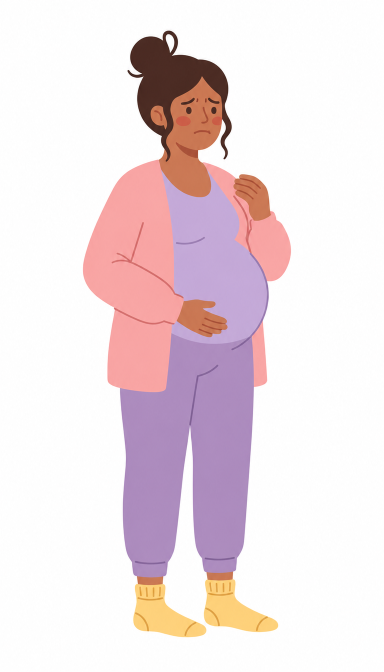
#> input picture characters/mum2/refs/images/b_lift1_0.png, 768 x 1344 px (shown at 1/2 size)
$ python -i measure_ref.py   (imports and definitions only)
#> lines starting #> are read from the running program, lines starting #| are printed output that depends on the picture; after the words box and inside, x2 and y2 are one past the last pixel; in counts of white or black regions, pixels touching at a corner belong together
### tools/segment.py
"""Shared segmentation: colour-classify figure pixels into material tokens.
Used by measure_ref.py (reference) and metrics.py (renders) so both are measured the same way."""
import numpy as np
from PIL import Image
from skimage import color

# Semantic seeds: rough descriptions of each material, used only to NAME k-means clusters.
SEEDS = {
    'garment':       '#c8aae8',  # lilac top + joggers
    'garmentShade':  '#b494dc',
    'cardigan':      '#ffb8c4',  # pink cardigan
    'cardiganShade': '#fa9aae',
    'skin':          '#d4805a',
    'skinShade':     '#c86c48',
    'skinLine':      '#bc5e37',  # crease/line core (derived separately, see measure_ref.derive_palette)
    'hair':          '#643828',
    'hairShade':     '#4c2818',
    'accent':        '#ffe078',  # yellow socks
    'accentShade':   '#f8c848',
    'line':          '#100404',  # eyes
    'mouth':         '#803018',
    'cheek':         '#e47258',
}
MATERIAL = {  # token -> material group
    'garment': 'garment', 'garmentShade': 'garment',
    'cardigan': 'cardigan', 'cardiganShade': 'cardigan',
    'skin': 'skin', 'skinShade': 'skin', 'skinLine': 'skin', 'cheek': 'skin',
    'hair': 'hair', 'hairShade': 'hair',
    'accent': 'sock', 'accentShade': 'sock',
    'line': 'feature', 'mouth': 'feature',
}

def hex2rgb(h):
    h = h.lstrip('#'); return np.array([int(h[i:i+2], 16) for i in (0, 2, 4)]) / 255.0

def rgb2hex(c):
    c = np.clip(np.round(np.asarray(c) * 255), 0, 255).astype(int); return '#%02x%02x%02x' % tuple(c)

def load(path):
    im = Image.open(path).convert('RGBA')
    a = np.asarray(im).astype(float) / 255.0
    rgb = a[..., :3] * a[..., 3:4] + (1 - a[..., 3:4])  # composite on white
    return rgb

def figure_mask(rgb, thr=0.07):
#> called with thr = 0.07
    from scipy import ndimage as ndi
    m = np.max(1 - rgb, axis=2) > thr
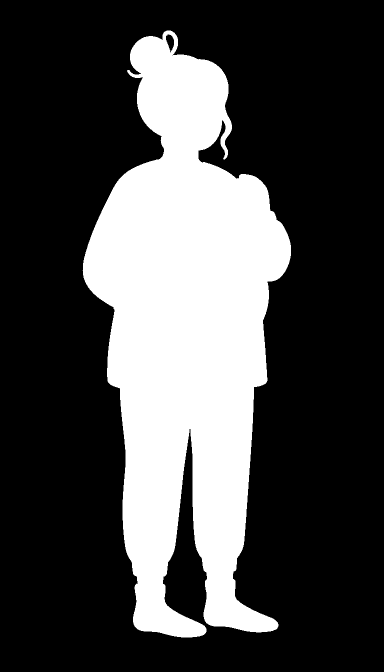
#> m: shape (1344, 768) bool (shown at 1/2 size); 28% white; 2 white regions (1 under 20 px), largest, box (x1, y1, x2, y2) and area: (165, 61, 582, 1275) 289046
    m = ndi.binary_opening(m, iterations=1)
#> m: shape (1344, 768) bool; 28% white; 1 white region, box (x1, y1, x2, y2) and area: (165, 61, 582, 1275) 289043
    lab, n = ndi.label(m)
#> n = 1
    if n == 0: return m
    sizes = ndi.sum(m, lab, range(1, n + 1))
#> sizes = [289043]
    keep = np.zeros(n + 1, bool); keep[1:] = sizes > 0.002 * m.sum()
#> after `keep = np.zeros(n + 1, bool)`: keep = [False, False]
    m = keep[lab]
    return ndi.binary_fill_holes(m)
#> returned value: shape (1344, 768) bool; 28% white; 1 white region, box (x1, y1, x2, y2) and area: (165, 61, 582, 1275) 289404

def classify(rgb, mask, palette, max_de=14.0):
    """Label each figure pixel with nearest palette token (CIEDE2000-ish via Lab euclid); far pixels -> 'edge'."""
    lab = color.rgb2lab(rgb)
    names = list(palette.keys())
    cols = color.rgb2lab(np.array([[hex2rgb(palette[n]) for n in names]]))[0]
    px = lab[mask]
    d = np.linalg.norm(px[:, None, :] - cols[None, :, :], axis=2)
    j = d.argmin(1); dm = d.min(1)
    out = np.full(mask.shape, -1, int)
    lbl = np.where(dm < max_de, j, -2)
    out[mask] = lbl
    return out, names

def token_mask(labels, names, *tokens):
    idx = [names.index(t) for t in tokens if t in names]
    return np.isin(labels, idx)

def group_mask(labels, names, group):
    return token_mask(labels, names, *[t for t, g in MATERIAL.items() if g == group])

### tools/measure_ref.py
#!/usr/bin/env python3
"""Measure a character image (the reference, or a render) from its pixels.

Usage:
  python3 tools/measure_ref.py                       # reference -> ref/measurements.json + ref/annotated.png
  python3 tools/measure_ref.py IMG OUT.json [ANNOT]  # any image, measured with the reference palette

The same landmark rules run on the reference and on renders, so landmark error compares like with like.
All landmark rules are colour/silhouette based; see LANDMARK_RULES below.
"""
import json, sys, os
import numpy as np
from scipy import ndimage as ndi
from skimage import color
from sklearn.cluster import KMeans
from segment import load, figure_mask, classify, token_mask, group_mask, SEEDS, hex2rgb, rgb2hex

ROOT = os.path.dirname(os.path.dirname(os.path.abspath(__file__)))
REF = os.path.join(ROOT, 'characters/mum/ref/reference.png')

LANDMARK_RULES = {
    'crown': 'topmost figure pixel (top of bun)',
    'skullTop': 'topmost hair pixel in the column midway between the eyes',
    'chin': 'first row below the mouth where the face front edge reaches the neck front edge',
    'eyeNear/eyeFar': 'centroids of the two largest eye-dark blobs (near = screen-left)',
    'mouth': 'centroid of the mouth blob',
    'nose': 'centroid of the skin-shade blob between eyes and mouth',
    'cheekNear/cheekFar': 'centroids of the blush blobs',
    'ear': 'centroid of the small skin blob left of the face',
    'neckBack/neckFront': 'skin edges 0.15H below the chin',
    'neckline': 'lowest pixel of the face/neck/chest skin region',
    'shoulderNear/Far': 'topmost cardigan pixel left/right of the neck',
    'armNearOuter/armFarOuter': 'extreme left/right figure pixel between shoulder and seat',
    'bustApex': 'rightmost torso-garment pixel between neckline and under-bust',
    'underBust': 'lowest pixel of the far under-bust shade arc',
    'bellyApex': 'rightmost torso-garment pixel below the under-bust',
    'bellyBottom': 'lowest pixel of the torso-garment region (top/belly)',
    'handNear/handFar': 'centroids of the hand skin regions (near = lower hand)',
    'kneeFar': 'rightmost leg-garment pixel above the shins',
    'shinGap': 'apex of the background gap between the shins (front-bottom of near knee)',
    'seat': 'midpoint of the bottom 3 rows of leg garment left of the near shin (seat line)',
    'cardiganHem': 'lowest cardigan pixel',
    'cuffNear/cuffFar': 'lowest garment pixel at each shin centre',
    'sockTopNear/Far': 'topmost sock pixel at each sock centre',
    'toeNear/toeFar': 'rightmost sock pixel of each sock',
    'heelNear/heelFar': 'leftmost sock pixel in the bottom 35% of each sock',
    'ground': 'midpoint of the lowest figure row',
}


def derive_palette(rgb, mask, k=16):
#> called with k = 16
    lab = color.rgb2lab(rgb)
#> lab: shape (1344, 768, 3) float64; mean of channels 0, 1, 2 90.1, 6.4, 0.2
    px = lab[mask]
    rng = np.random.default_rng(0)
    idx = rng.choice(len(px), min(60000, len(px)), replace=False)
    km = KMeans(k, n_init=4, random_state=0).fit(px[idx])
    counts = np.bincount(km.predict(px), minlength=k)
#> counts = [97223, 74890, 532, 27046, 15881, 41582, 1219, 2120, 2624, 380, 20240, 1488, 1608, 1353, 420, 798]
    centers = km.cluster_centers_
#> centers = 16 rows, first 8: [62.59, 21.71, -21.38], [75.62, 30.67, 13.18], [35.4, 13.52, 13.2], [58.66, 28.41, 33.3], [85.79, 5.56, 48.32], [72.83, 18.25, -19.75], [95.54, 2.06, 2.7], [59.44, 38.74, 18.76]
    seeds = {n: color.rgb2lab(hex2rgb(h)[None, None, :])[0, 0] for n, h in SEEDS.items()}
    pal = {}
    for name, s in seeds.items():
        d = np.linalg.norm(centers - s, axis=1)
        j = int(d.argmin())
        pal[name] = rgb2hex(np.clip(color.lab2rgb(centers[j][None, None, :])[0, 0], 0, 1))
#> this loop made 14 passes
#> (j, c in rgb2hex) on passes 1 to 12: (5, [196, 169, 215]), (0, [172, 139, 190]), (1, [248, 164, 164]), (1, [248, 164, 164]), (3, [202, 120, 84]), (3, [202, 120, 84]), (8, [180, 87, 62]), (2, [110, 75, 63]), (10, [75, 43, 35]), (4, [253, 208, 122]), (11, [226, 165, 73]), (10, [75, 43, 35])
#> after the loop, pal = 14 items
    # small features (cheek, mouth, eyes) are too small for k-means: take the median of pixels nearest the seed
    seed_arr = np.array(list(seeds.values())); seed_names = list(seeds.keys())
    dall = np.linalg.norm(px[:, None, :] - seed_arr[None], axis=2)
    nearest = dall.argmin(1)
    for name in ('cheek', 'mouth', 'line'):
        j = seed_names.index(name)
        near = px[(nearest == j) & (dall[:, j] < 15)]
        if len(near) > 30:
            pal[name] = rgb2hex(np.clip(color.lab2rgb(np.median(near, 0)[None, None, :])[0, 0], 0, 1))
#> this loop made 3 passes
#> c in rgb2hex on passes 1 to 2: [203, 93, 72], [159, 73, 51]
    # skinLine: core colour of thin skin line-work (finger creases, nose): darkest tenth of skin-shade pixels (stroke cores, not anti-aliased rims)
    j = seed_names.index('skinShade')
    sh = px[(nearest == j) & (dall[:, j] < 15)]
#> sh = 1970 rows, first 8: [50.88, 25.42, 29.53], [53.46, 27.28, 29.66], [48.44, 24.04, 29.06], [50.62, 23.36, 27.95], [56.84, 30.28, 33.2], [50.4, 25.22, 28.3], [49.24, 24.08, 27.83], [47.7, 24.31, 28.08]
    core = sh[sh[:, 0] <= np.percentile(sh[:, 0], 10)]
#> core = 197 rows, first 8: [50.88, 25.42, 29.53], [48.44, 24.04, 29.06], [50.62, 23.36, 27.95], [50.4, 25.22, 28.3], [49.24, 24.08, 27.83], [47.7, 24.31, 28.08], [48.75, 25.12, 27.8], [49.52, 25, 27.68]
    pal['skinLine'] = rgb2hex(np.clip(color.lab2rgb(np.median(core, 0)[None, None, :])[0, 0], 0, 1))
    return pal, {rgb2hex(np.clip(color.lab2rgb(c[None, None, :])[0, 0], 0, 1)): int(n) for c, n in zip(centers, counts)}


def comps(m, min_area=30):
    lab, n = ndi.label(m)
    out = []
    for i in range(1, n + 1):
        ys, xs = np.nonzero(lab == i)
        if len(ys) < min_area:
            continue
        out.append(dict(area=len(ys), x0=int(xs.min()), x1=int(xs.max()), y0=int(ys.min()), y1=int(ys.max()),
                        cx=float(xs.mean()), cy=float(ys.mean()), mask=(lab == i)))
    out.sort(key=lambda c: -c['area'])
    return out


def pt(x, y):
    return [round(float(x), 1), round(float(y), 1)]


def measure(path, palette=None):
    rgb = load(path)
    fig = figure_mask(rgb)
    pal_counts = None
    if palette is None:
        palette, pal_counts = derive_palette(rgb, fig)
#> palette = 14 items; pal_counts = 16 items
    L, names = classify(rgb, fig, palette)
#> in classify, `names = list(palette.keys())`: names = ['garment', 'garmentShade', 'cardigan', 'cardiganShade', 'skin', 'skinShade', 'skinLine', 'hair', 'hairShade', 'accent', 'accentShade', 'line', 'mouth', 'cheek']
#> in classify, `cols = color.rgb2lab(np.array([[hex2rgb(palette[n]) for n in names]]))..`: cols = 14 rows, first 8: [72.9, 18.3, -19.63], [62.47, 21.98, -21.84], [75.57, 31.07, 12.85], [75.57, 31.07, 12.85], [58.63, 28.57, 33.31], [58.63, 28.57, 33.31], [49.71, 31.47, 31.06], [35.41, 13.2, 13.12]
#> in classify, `out[mask] = lbl`:
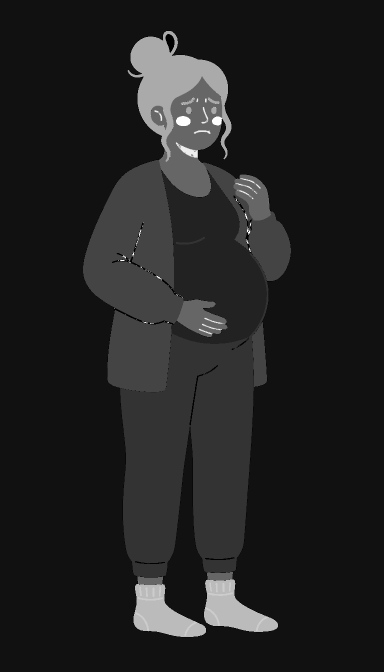
#> out: shape (1344, 768) int64 (shown at 1/2 size); min -2, max 13, mean -0.0399; drawn with min black and max white
    G = lambda g: group_mask(L, names, g)
#> in token_mask, `idx = [names.index(t) for t in tokens if t in names]`: idx = [4, 5, 6, 13]
#> in token_mask, `return np.isin(labels, idx)`: returned value: shape (1344, 768) bool; 2.8% white; 57 white regions (44 under 20 px), largest, box (x1, y1, x2, y2) and area: (318, 153, 444, 394) 17334, (354, 599, 455, 674) 4618, (467, 349, 542, 441) 4145
#> in token_mask (call 2), `return np.isin(labels, idx)`: returned value: shape (1344, 768) bool; 2% white; 5 white regions, box (x1, y1, x2, y2) and area: (255, 62, 463, 323) 20234, (362, 196, 389, 209) 136, (372, 214, 383, 228) 125, (416, 195, 439, 208) 120, (423, 214, 433, 228) 116
#> in token_mask (call 3), `idx = [names.index(t) for t in tokens if t in names]`: idx = [0, 1]
#> in token_mask (call 3), `return np.isin(labels, idx)`:
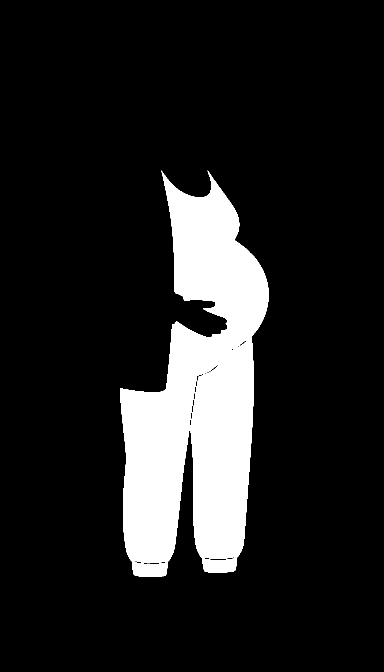
#> returned value: shape (1344, 768) bool (shown at 1/2 size); 13.6% white; 1 white region, box (x1, y1, x2, y2) and area: (240, 341, 537, 1154) 140068
#> in token_mask (call 4), `idx = [names.index(t) for t in tokens if t in names]`: idx = [2, 3]
#> in token_mask (call 4), `return np.isin(labels, idx)`:
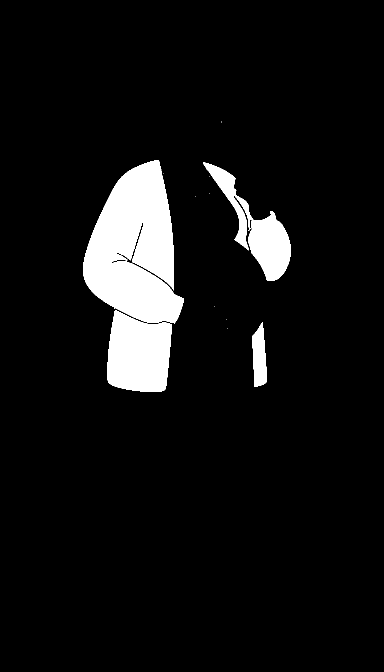
#> returned value: shape (1344, 768) bool (shown at 1/2 size); 7.3% white; 12 white regions (8 under 20 px), largest, box (x1, y1, x2, y2) and area: (166, 320, 368, 647) 43397, (215, 620, 344, 784) 16834, (406, 325, 582, 562) 12085, (504, 644, 534, 774) 2769
#> in token_mask (call 5), `idx = [names.index(t) for t in tokens if t in names]`: idx = [9, 10]
#> in token_mask (call 5), `return np.isin(labels, idx)`:
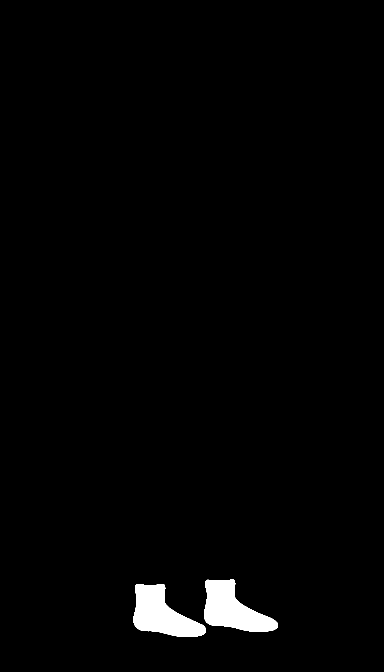
#> returned value: shape (1344, 768) bool (shown at 1/2 size); 1.7% white; 2 white regions, box (x1, y1, x2, y2) and area: (267, 1168, 412, 1274) 8719, (408, 1159, 556, 1264) 8709
    T = lambda *t: token_mask(L, names, *t)
#> in token_mask (call 6), `return np.isin(labels, idx)`: returned value: shape (1344, 768) bool; every value is 0
#> in token_mask (call 7), `idx = [names.index(t) for t in tokens if t in names]`: idx = [12]
#> in token_mask (call 7), `return np.isin(labels, idx)`:
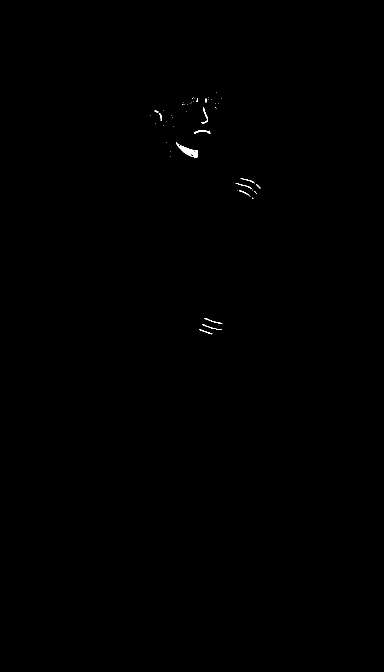
#> returned value: shape (1344, 768) bool (shown at 1/2 size); 0.11% white; 50 white regions (37 under 20 px), largest, box (x1, y1, x2, y2) and area: (352, 285, 396, 315) 445, (388, 261, 421, 268) 104, (403, 214, 416, 247) 97
    skin, hair, gar, card, sock = G('skin'), G('hair'), G('garment'), G('cardigan'), G('sock')
    eyeM, mouthM = T('line'), T('mouth')
    # drop anti-aliasing specks (e.g. lilac->skin edges at the cuffs that sit near pink in Lab)
    card = np.any([c['mask'] for c in comps(card, 400)], axis=0)
#> in comps, `lab, n = ndi.label(m)`:
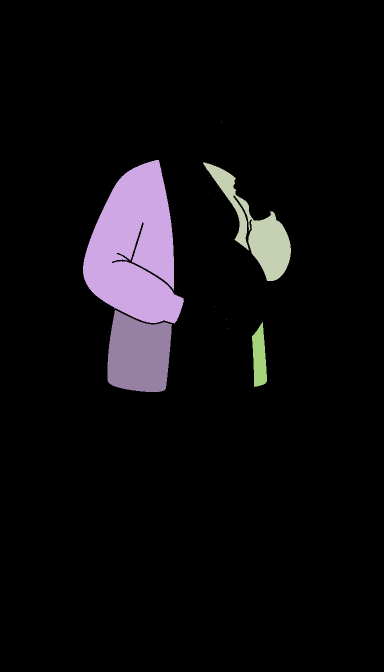
#> lab: shape (1344, 768) int32 (shown at 1/2 size); 13 distinct labels, from 0 to 12; one colour per label, 0 black
#> in comps, `lab, n = ndi.label(m)`: n = 12
#> the loop in comps, `for i in range(1, n + 1):` made 12 passes
#> (ys, xs) on passes 1, 4, 5, 6, 7, 8, 10, 12: ([243, 244], [443, 443]), ([346], [327]), ([352], [418]), ([386], [418]), ([393], [390]), ([612], [428]), ([639], [452]), ([656], [454])
#> after the loop in comps, `for i in range(1, n + 1):`: out = 4 items
    sock = np.any([c['mask'] for c in comps(sock, 400)], axis=0)
#> in comps (call 2), `lab, n = ndi.label(m)`: lab: shape (1344, 768) int32; 3 distinct labels, from 0 to 2

    ys, xs = np.nonzero(fig)
    lm = {}
    top = ys.min(); bot = ys.max()
#> after `top = ys.min()`: top = 61
#> after `bot = ys.max()`: bot = 1274
    lm['crown'] = pt(xs[ys == top].mean(), top)
    lm['ground'] = pt(xs[ys >= bot - 2].mean(), bot)
    height = bot - top
#> height = 1213

    # --- face features
    head_zone = np.zeros_like(fig); head_zone[: int(top + 0.3 * height)] = True
    eyes = [c for c in comps(eyeM & head_zone, 20)][:2]
#> in comps (call 3), `lab, n = ndi.label(m)`: lab: shape (1344, 768) int32; every value is 0
#> eyes = []
    eyes.sort(key=lambda c: c['cx'])
#> (the run stopped early here; a loop or call above may not have finished)

$ run again, on characters/mum2/refs/images/b_lift2_0.png
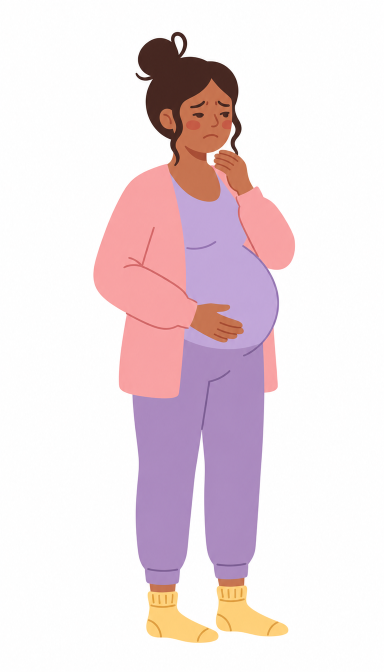
#> input picture characters/mum2/refs/images/b_lift2_0.png, 768 x 1344 px (shown at 1/2 size)
#> in figure_mask, `m = np.max(1 - rgb, axis=2) > thr`:
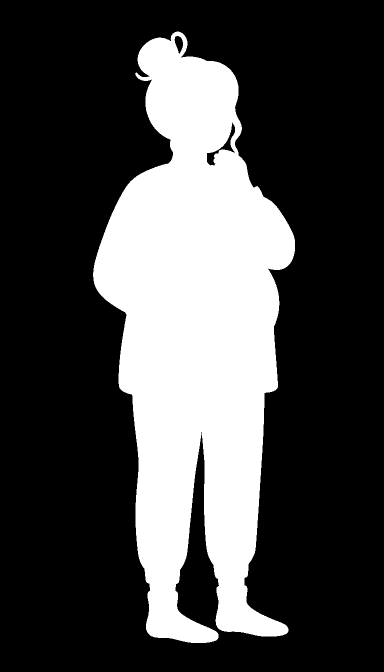
#> m: shape (1344, 768) bool (shown at 1/2 size); 27.9% white; 1 white region, box (x1, y1, x2, y2) and area: (186, 63, 590, 1286) 288034
#> in figure_mask, `lab, n = ndi.label(m)`: n = 1
#> sizes = [288032]
#> counts = [95810, 76645, 21263, 15122, 27306, 39380, 2149, 2601, 2011, 1518, 421, 810, 411, 1956, 1487, 460]
#> centers = 16 rows, first 8: [62.22, 22.11, -22.71], [74.99, 31.97, 12.8], [19.5, 13.57, 10.33], [85.66, 6.05, 48.49], [57.2, 28.88, 33.22], [72.08, 18.95, -21.44], [96.82, 1.53, 1.28], [46.66, 36.47, 32.32]
#> the loop in derive_palette, `for name, s in seeds.items():` made 14 passes
#> (j, c in rgb2hex) on passes 1 to 8: (5, [193, 167, 216]), (0, [171, 138, 191]), (1, [248, 162, 163]), (1, [248, 162, 163]), (4, [198, 116, 81]), (4, [198, 116, 81]), (7, [177, 83, 58]), (10, [132, 77, 56])
#> after the loop in derive_palette, `for name, s in seeds.items():`: pal = 14 items
#> the loop in derive_palette, `for name in ('cheek', 'mouth', 'line'):` made 3 passes
#> c in rgb2hex on passes 1 to 2: [210, 102, 101], [159, 71, 48]
#> core = 655 rows, first 8: [47.29, 24.21, 29.24], [51.36, 24.39, 29.57], [51.98, 27.67, 28.82], [51.9, 26.06, 30.34], [53.01, 25.8, 30.7], [49.22, 24, 28.38], [52.3, 26.16, 29.19], [52.91, 25.55, 29.42]
#> palette = 14 items; pal_counts = 16 items
#> in classify, `names = list(palette.keys())`: names = ['garment', 'garmentShade', 'cardigan', 'cardiganShade', 'skin', 'skinShade', 'skinLine', 'hair', 'hairShade', 'accent', 'accentShade', 'line', 'mouth', 'cheek']
#> cols = 14 rows, first 8: [72.18, 18.63, -21.3], [62.17, 22.43, -22.88], [75.11, 32, 12.74], [75.11, 32, 12.74], [57.17, 28.88, 33.02], [57.17, 28.88, 33.02], [51.84, 31.82, 32.2], [38.73, 20.96, 22.31]
#> idx = [4, 5, 6, 13]
#> in comps, `lab, n = ndi.label(m)`:
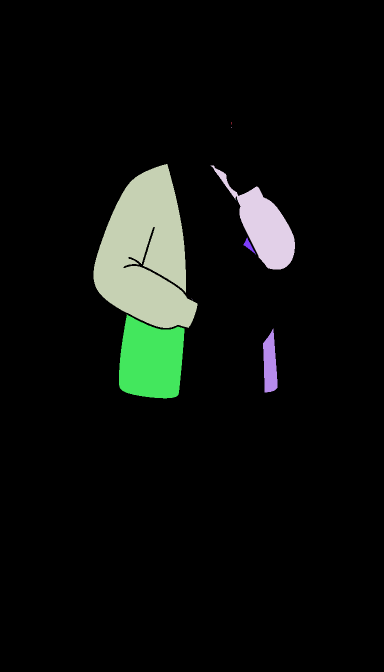
#> lab: shape (1344, 768) int32 (shown at 1/2 size); 14 distinct labels, from 0 to 13; one colour per label, 0 black
#> in comps, `lab, n = ndi.label(m)`: n = 13
#> the loop in comps, `for i in range(1, n + 1):` made 13 passes
#> (ys, xs) on passes 1, 2, 5, 6, 8, 9, 10, 11: ([244, 245, 246, 247, 248], [463, 463, 463, 463, 463]), ([254, 255], [462, 462]), ([398, 399], [471, 471]), ([401], [472]), ([508], [511]), ([597], [382]), ([598], [384]), ([628], [253])
#> after the loop in comps, `for i in range(1, n + 1):`: out = 4 items
#> card: shape (1344, 768) bool; 7.4% white; 4 white regions, box (x1, y1, x2, y2) and area: (187, 328, 395, 656) 44067, (238, 629, 369, 797) 17373, (421, 331, 590, 539) 12275, (526, 657, 555, 785) 2706
#> the loop in comps (call 2), `for i in range(1, n + 1):` made 3 passes
#> (ys, xs) on pass 3: ([1243], [555])
#> sock: shape (1344, 768) bool; 1.5% white; 2 white regions, box (x1, y1, x2, y2) and area: (293, 1183, 437, 1285) 7712, (432, 1171, 576, 1272) 7635
#> top = 63
#> bot = 1285
#> height = 1222
#> eyes = []
